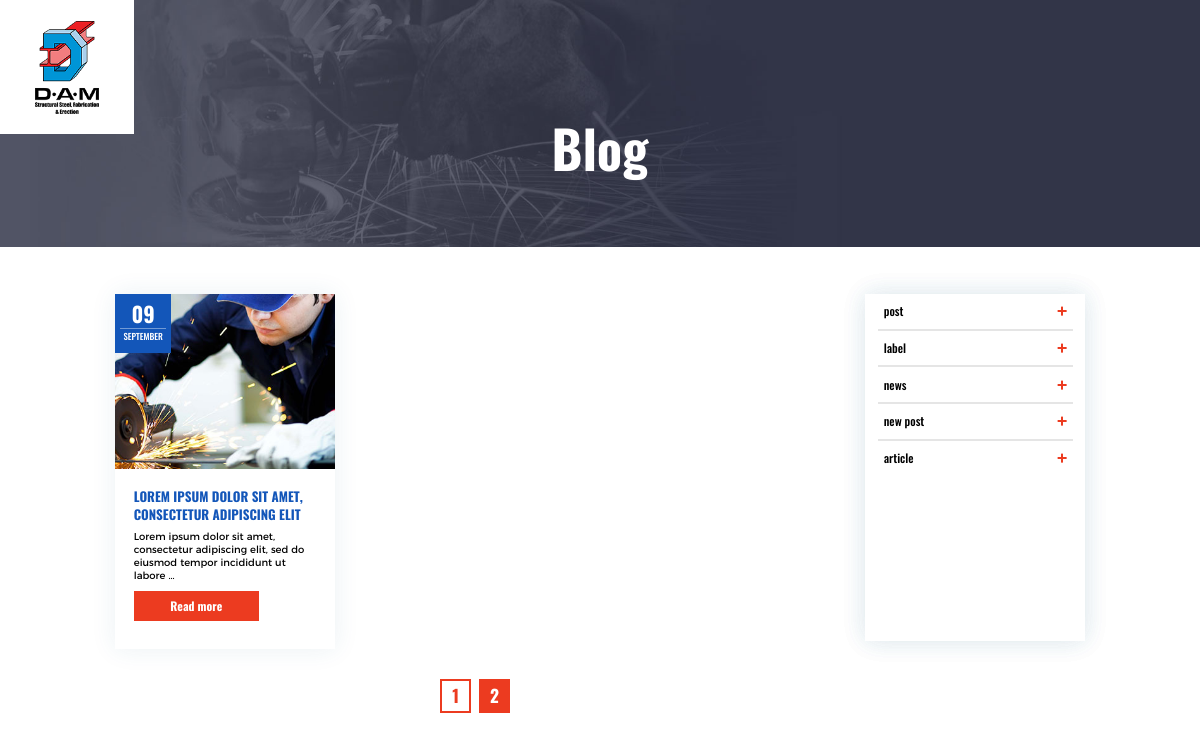
Screenshot of /?page=2 with the database file from the repository.
### blog/models.py (models this page shows, shortened)
class Post(models.Model):
    author = models.ForeignKey(User, on_delete=models.CASCADE, related_name='blog_posts', default=0)
    title = models.CharField(max_length=150, db_index=True)
    image = models.ImageField(upload_to='products/%Y/%m/%d', blank=True)
    slug = models.SlugField(max_length=150, unique=True)
    text = models.TextField(blank=True, db_index=True)
    date_pub = models.DateTimeField(auto_now_add=True)
    date_create = models.DateTimeField(auto_created=True)
    date_update = models.DateTimeField(auto_now=True)
    tags = models.ManyToManyField('Tag', blank=True, related_name='posts')
    class Meta:
        ordering = ['-date_pub']
        index_together = (('id', 'slug'),)

class Tag(models.Model):
    name = models.CharField(max_length=100)
    slug = models.SlugField(max_length=100, unique=True)

### blog/views.py (the view)
# urls.py: path('', home, name='home'),
def home(request):
    posts = Post.objects.all()
    paginator = Paginator(posts, 10)
    page_namber = request.GET.get('page', 1)
    page = paginator.get_page(page_namber)
    tags = Tag.objects.all()
    context = {'posts': page,
                'tags': tags
    }
    return render(request, 'blog/home.html', context=context)

### blog/templates/blog/home.html
{% extends "base.html" %}
{% load static %}
{% block content %}
<main>
    <section class="banner-page">
        <h1>Blog</h1>
    </section>
    <section class="blog-content">
        <div class="container">
            <div class="row">
                <div class="col-lg-9">
                    <div class="row">
                        {% for post in posts.object_list %}
                            {% include 'blog/includes/item.html' %}
                        {% endfor %}
                    </div>
                    {% include 'blog/includes/pagination.html' %}
                </div>
                <div class="col-lg-3">
                    <div class="category-list-box">
                        {% include 'blog/includes/sidebar.html' %}
                    </div>
                </div>
            </div>
        </div>
    </section>
</main>
{% endblock %}

### blog/templates/blog/includes/item.html
<div class="col-md-4 col-sm-6 mb30">
    <div class="article">
        <p class="article-date">{{ post.date_pub|date:"d" }} <span>{{ post.date_pub|date:"F" }}</span></p>
        <div class="article-img">
            {% if post.image %}
                <img src="{{ post.image.url }}">
            {% else %}
                <img src="">
            {% endif %}
        </div>
        <div class="article-info">
            <h3 class="article-title"><a href="{% url 'post_detail' slug=post.slug %}">{{ post.title }}</a></h3>
            <p class="article-desc">{{ post.text|truncatewords:15 }}</p>
            <a href="{% url 'post_detail' slug=post.slug %}" class="btn btn__orange">Read more</a>
        </div>
    </div>
</div>

### blog/templates/blog/includes/sidebar.html
<div class="category-list-box">
    <ul class="list-category">
        {% for tag in tags %}
            <li><a href="{% url 'tags' slug=tag.slug %}">{{ tag.name }}<span class="active-icon"></span></a></li>
        {% endfor %}
    </ul>
</div>

### rows the page displays
Post: date_pub "09", date_pub "SEPTEMBER", image (picture), title "LOREM IPSUM DOLOR SIT AMET, CONSECTETUR ADIPISCING ELIT", text "Lorem ipsum dolor sit amet, consectetur adipiscing elit, sed do eiusmod tempor incididunt ut labore …"
Tag: name "post"
Tag: name "label"
Tag: name "news"
Tag: name "new post"
Tag: name "article"

### other values shown
{{ n }} "1"
{{ n }} "2"
